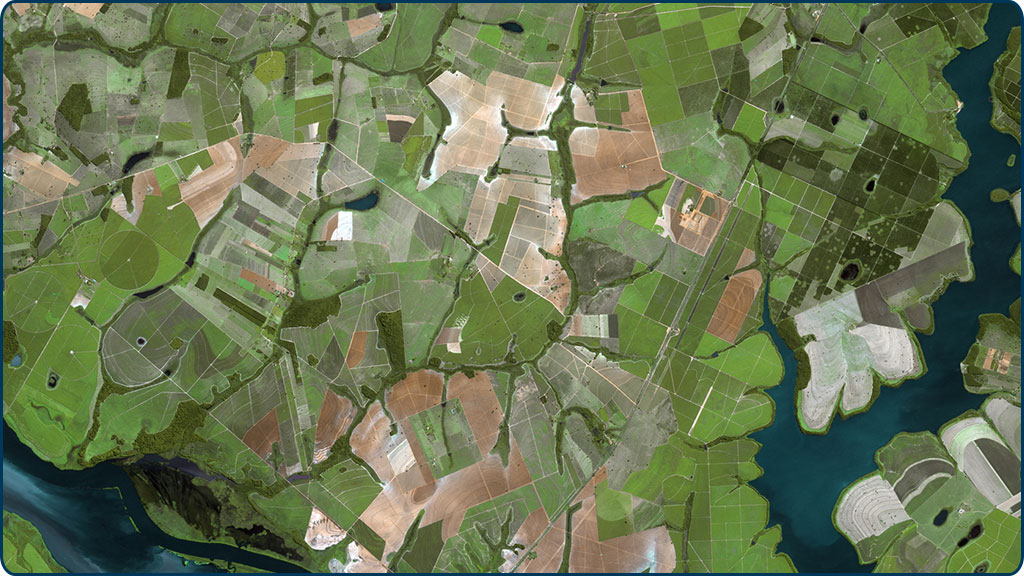
#> input picture 2021-05-07/recHidr.jpg, 1024 x 576 px
$ python 'Cp8 - Binarização.py'
#> lines starting #> are read from the running program, lines starting #| are printed output that depends on the picture; after the words box and inside, x2 and y2 are one past the last pixel; in counts of white or black regions, pixels touching at a corner belong together
import numpy as np
import cv2 as cv
from matplotlib import pyplot as plt


def Binariza(file, threshold, kernel):
#> called with file = 'recHidr.jpg', threshold = 50, kernel = 7
    src = cv.imread(file, cv.IMREAD_GRAYSCALE)
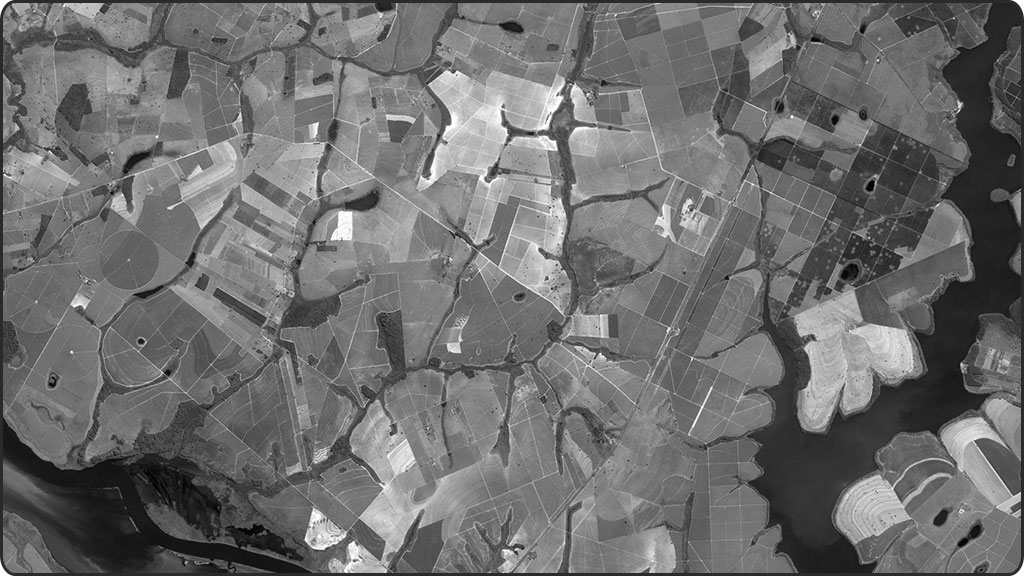
#> src: shape (576, 1024); min 0, max 255, mean 110.3
    src = cv.cvtColor(src,cv.COLOR_BGR2RGB)
#> src: shape (576, 1024, 3)
    srcBlur = cv.GaussianBlur(src,(kernel,kernel),0) #Aplicação do filtro Gaussiano de blur
    _, bin = cv.threshold(srcBlur,threshold,255,cv.THRESH_BINARY) # O método retorna dois valores, o primeiro é o valor do threshold e o segundo o output da imagem.
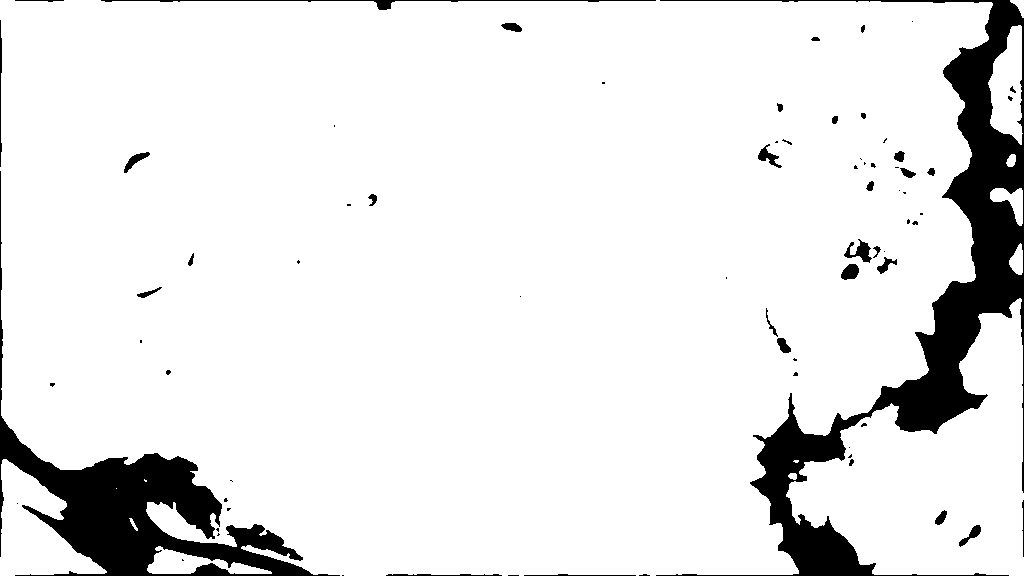
#> bin: shape (576, 1024, 3); 90.8% white; 73 black regions (39 under 20 px), largest, box (x1, y1, x2, y2) and area: (656, 0, 1024, 576) 30950, (0, 171, 340, 576) 19188, (101, 0, 656, 10) 725
    _, bin2 = cv.threshold(srcBlur,threshold,255,cv.THRESH_BINARY_INV) #Mesma ideia do threshold ja apresentado, no entanto é aplicado um thresh invertido.
    imgs = [src,srcBlur,bin, bin2]
    titulos = ["Original", "Suave", "Binarização", "Binarização invertida","Histograma Original"]

    for i in range(4):
        plt.subplot(3,3,i+1), plt.imshow(imgs[i])
        plt.title(titulos[i])
        plt.subplot(3,3,5),plt.hist(src.ravel(),255,[0,256]),plt.title("Histograma Original")

    plt.show()
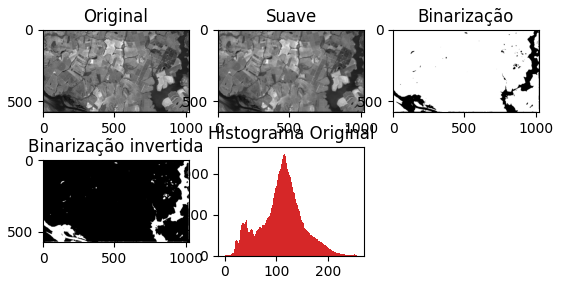
#> figure drawn by matplotlib, 5 panels; panel 2: tallest bar 25278 high, from x = 114.4 to 115.5; panel 2: tallest bar 25278 high, from x = 114.4 to 115.5; panel 2: tallest bar 25278 high, from x = 114.4 to 115.5

Binariza ("recHidr.jpg",50,7)
Binariza ("recHidr.jpg",50,11)
#> call 2 of Binariza, with file = 'recHidr.jpg', threshold = 50, kernel = 11
#> in Binariza (call 2), `srcBlur = cv.GaussianBlur(src,(kernel,kernel),0)`:
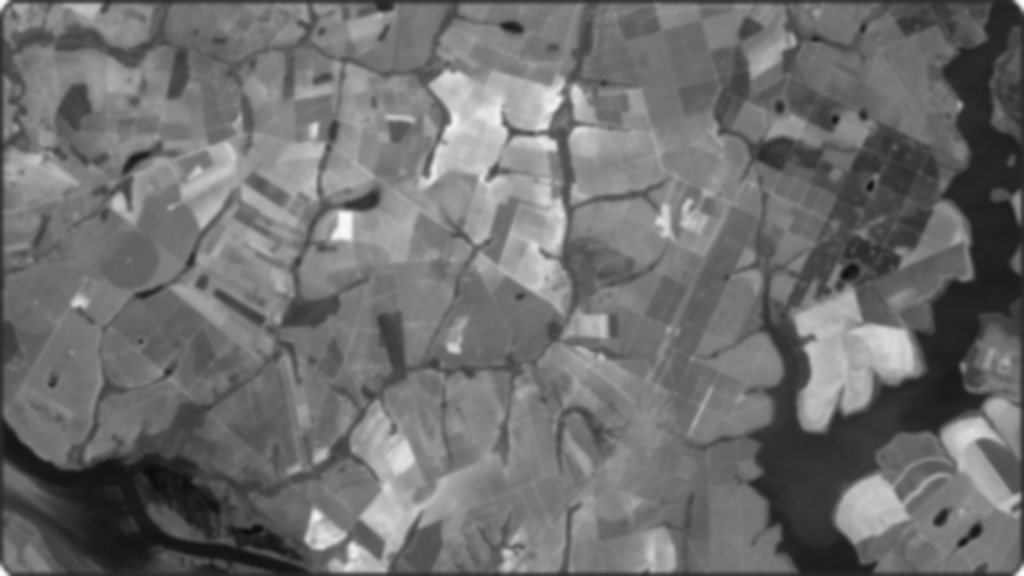
#> srcBlur: shape (576, 1024, 3); min 12, max 252, mean 110.3
#> in Binariza (call 2), `_, bin = cv.threshold(srcBlur,threshold,255,cv.THRESH_BINARY)`:
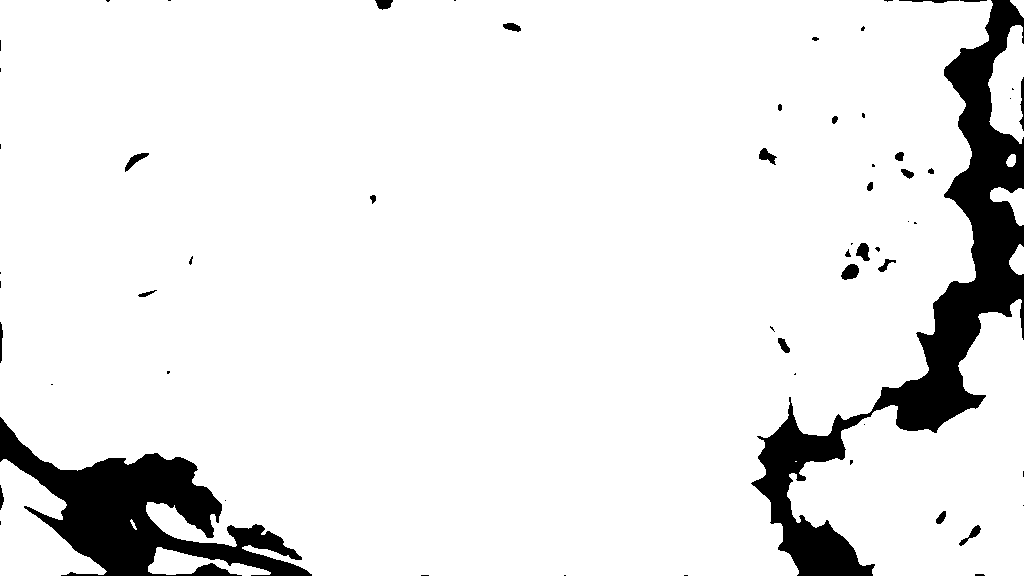
#> bin: shape (576, 1024, 3); 91.6% white; 60 black regions (33 under 20 px), largest, box (x1, y1, x2, y2) and area: (751, 0, 1024, 576) 29008, (0, 417, 312, 576) 18398, (841, 264, 859, 280) 205

$ run again, with 2021-05-07/brigadeiros.jpg copied over 2021-05-07/recHidr.jpg
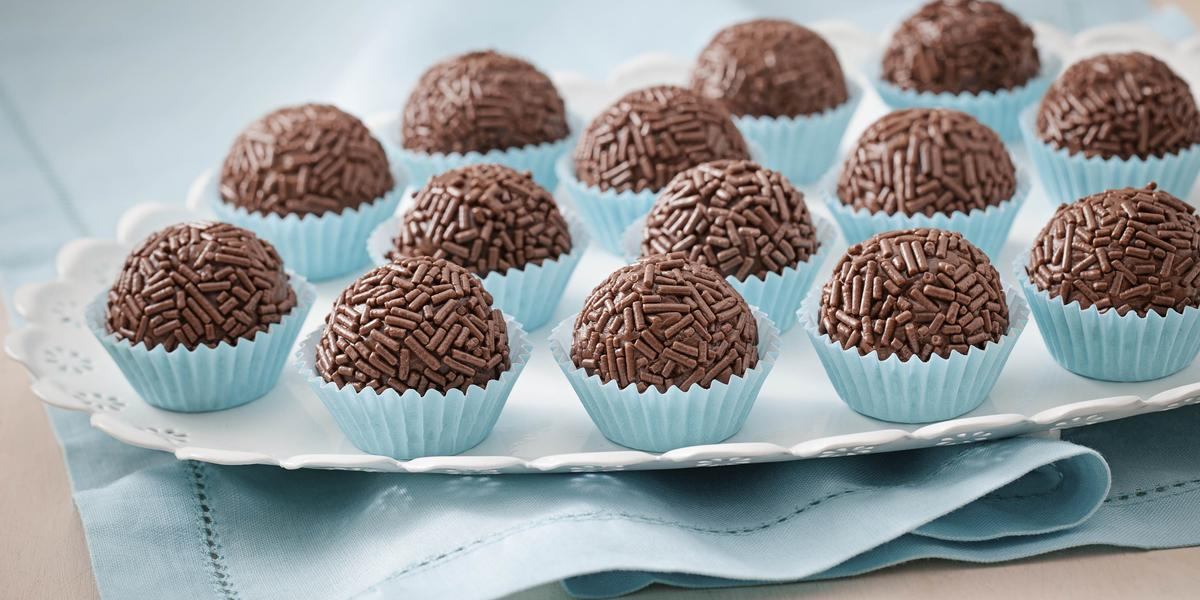
#> input picture 2021-05-07/brigadeiros.jpg, 1200 x 600 px
#> bin: shape (600, 1200, 3); 95.2% white; 453 black regions (236 under 20 px), largest, box (x1, y1, x2, y2) and area: (611, 447, 949, 499) 5814, (1062, 405, 1200, 447) 2764, (144, 273, 268, 349) 2334
#> in Binariza (call 2), `srcBlur = cv.GaussianBlur(src,(kernel,kernel),0)`:
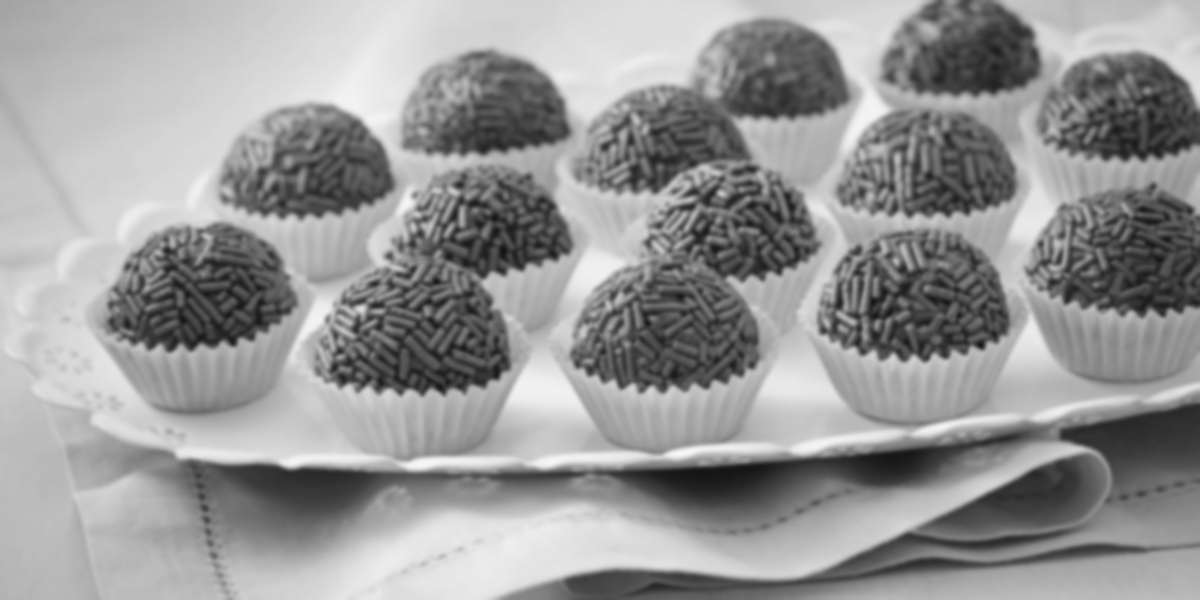
#> srcBlur: shape (600, 1200, 3); min 19, max 247, mean 150.5
#> in Binariza (call 2), `_, bin = cv.threshold(srcBlur,threshold,255,cv.THRESH_BINARY)`:
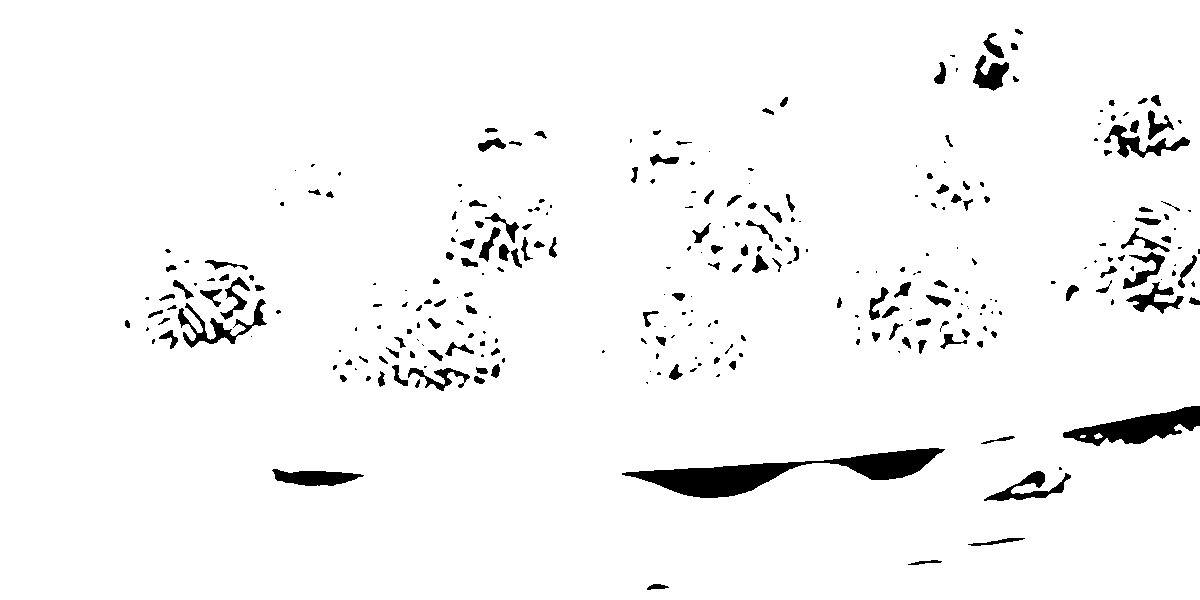
#> bin: shape (600, 1200, 3); 96.4% white; 294 black regions (138 under 20 px), largest, box (x1, y1, x2, y2) and area: (622, 448, 945, 498) 5605, (1063, 406, 1200, 446) 2635, (178, 299, 267, 348) 1094

$ run again, with 2021-05-07/campoColorido.jpg copied over 2021-05-07/recHidr.jpg
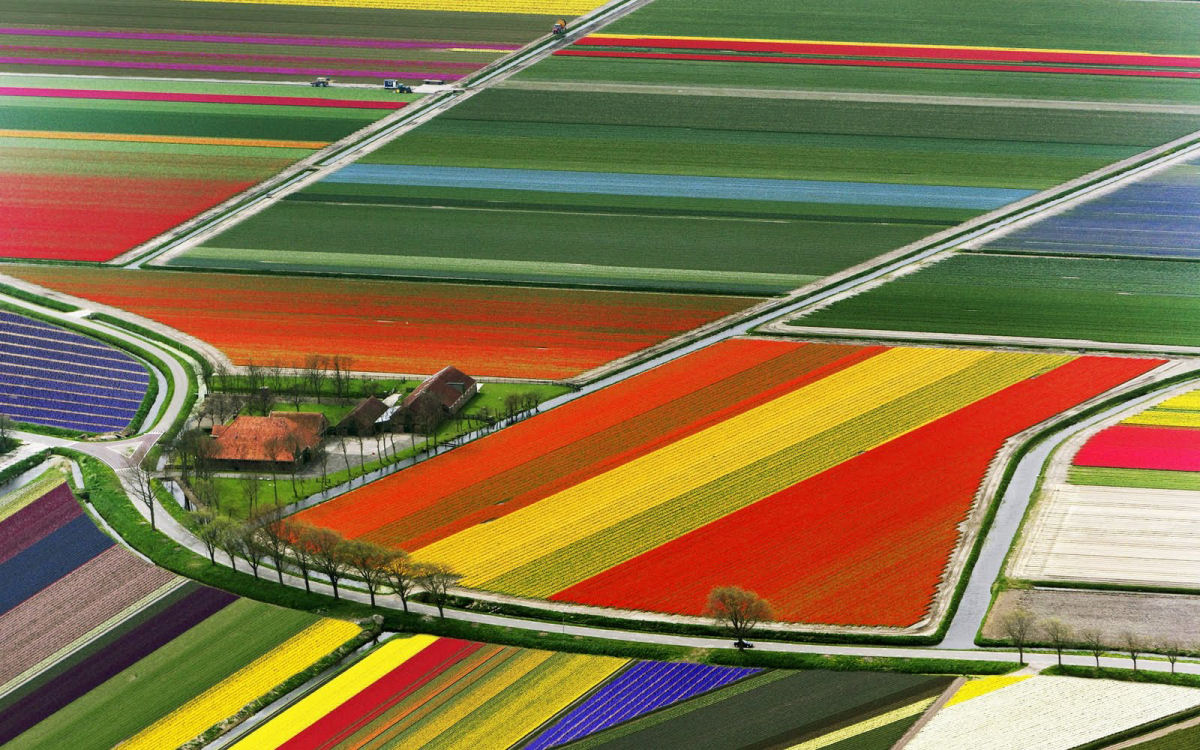
#> input picture 2021-05-07/campoColorido.jpg, 1200 x 750 px
#> bin: shape (750, 1200, 3); 96.6% white; 124 black regions (72 under 20 px), largest, box (x1, y1, x2, y2) and area: (0, 570, 669, 745) 13505, (494, 605, 943, 676) 5083, (321, 393, 480, 438) 2572
#> in Binariza (call 2), `srcBlur = cv.GaussianBlur(src,(kernel,kernel),0)`:
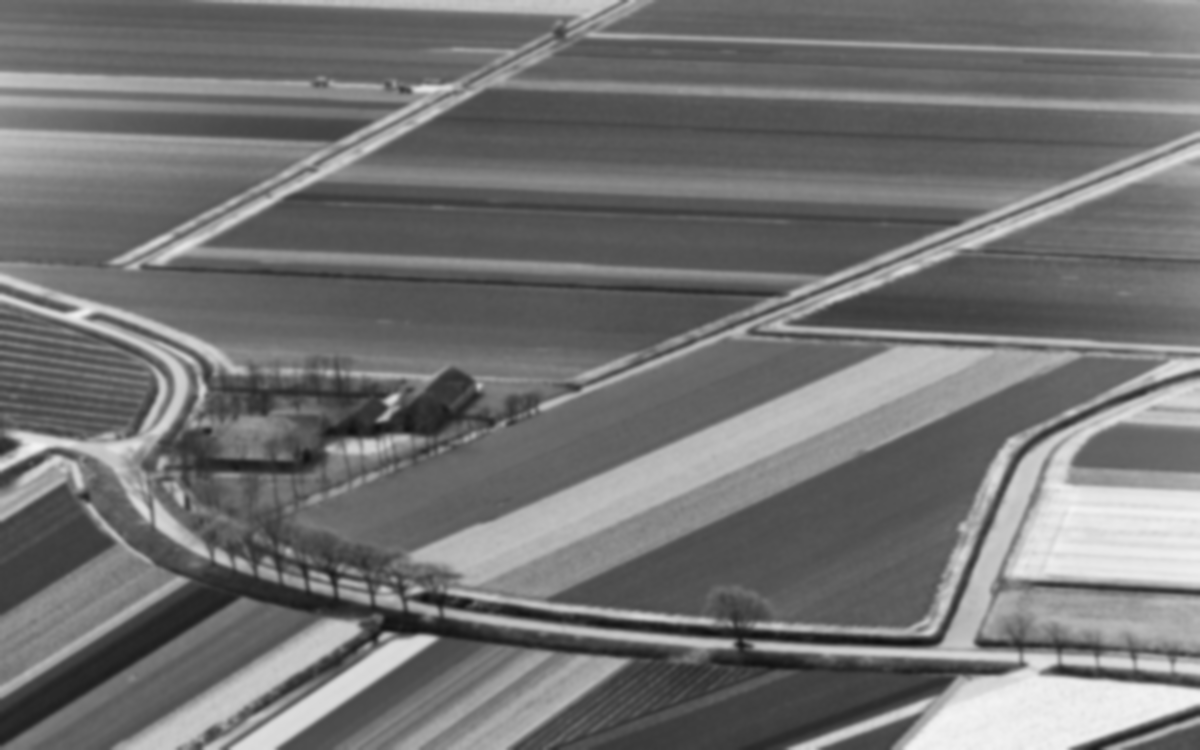
#> srcBlur: shape (750, 1200, 3); min 15, max 244, mean 114.9
#> in Binariza (call 2), `_, bin = cv.threshold(srcBlur,threshold,255,cv.THRESH_BINARY)`:
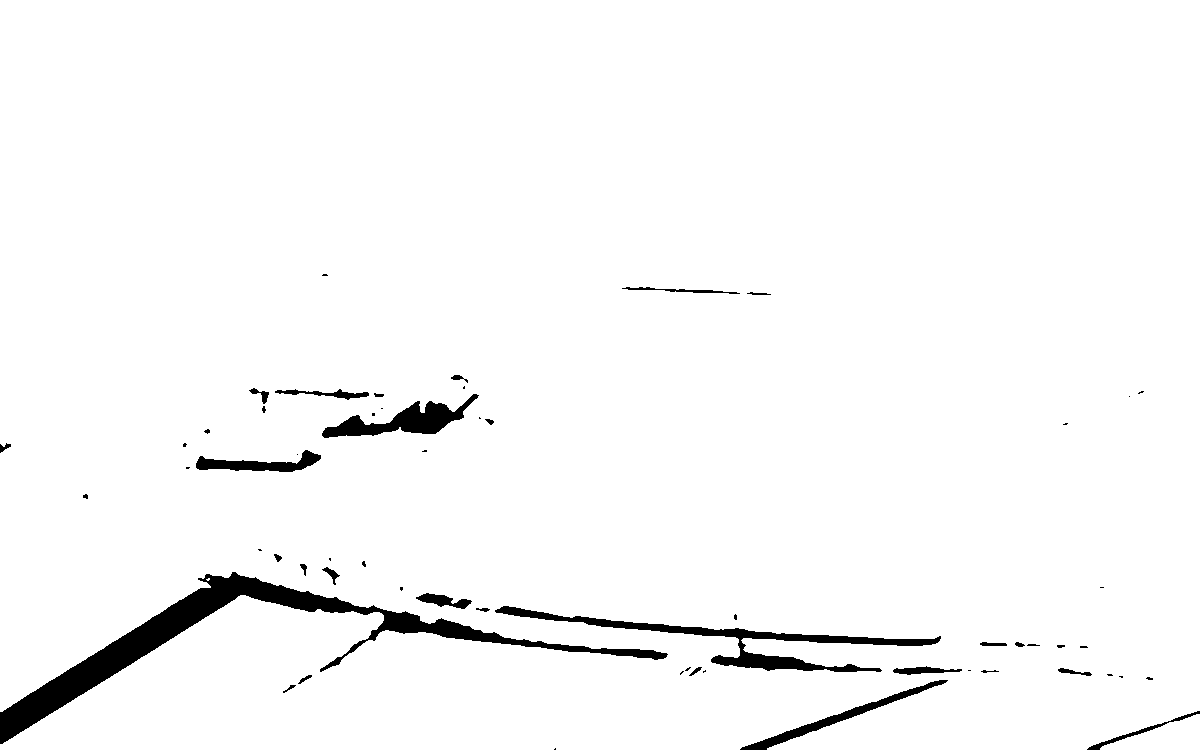
#> bin: shape (750, 1200, 3); 97.1% white; 59 black regions (30 under 20 px), largest, box (x1, y1, x2, y2) and area: (0, 572, 668, 744) 13000, (495, 606, 941, 672) 4577, (322, 394, 479, 438) 2502
